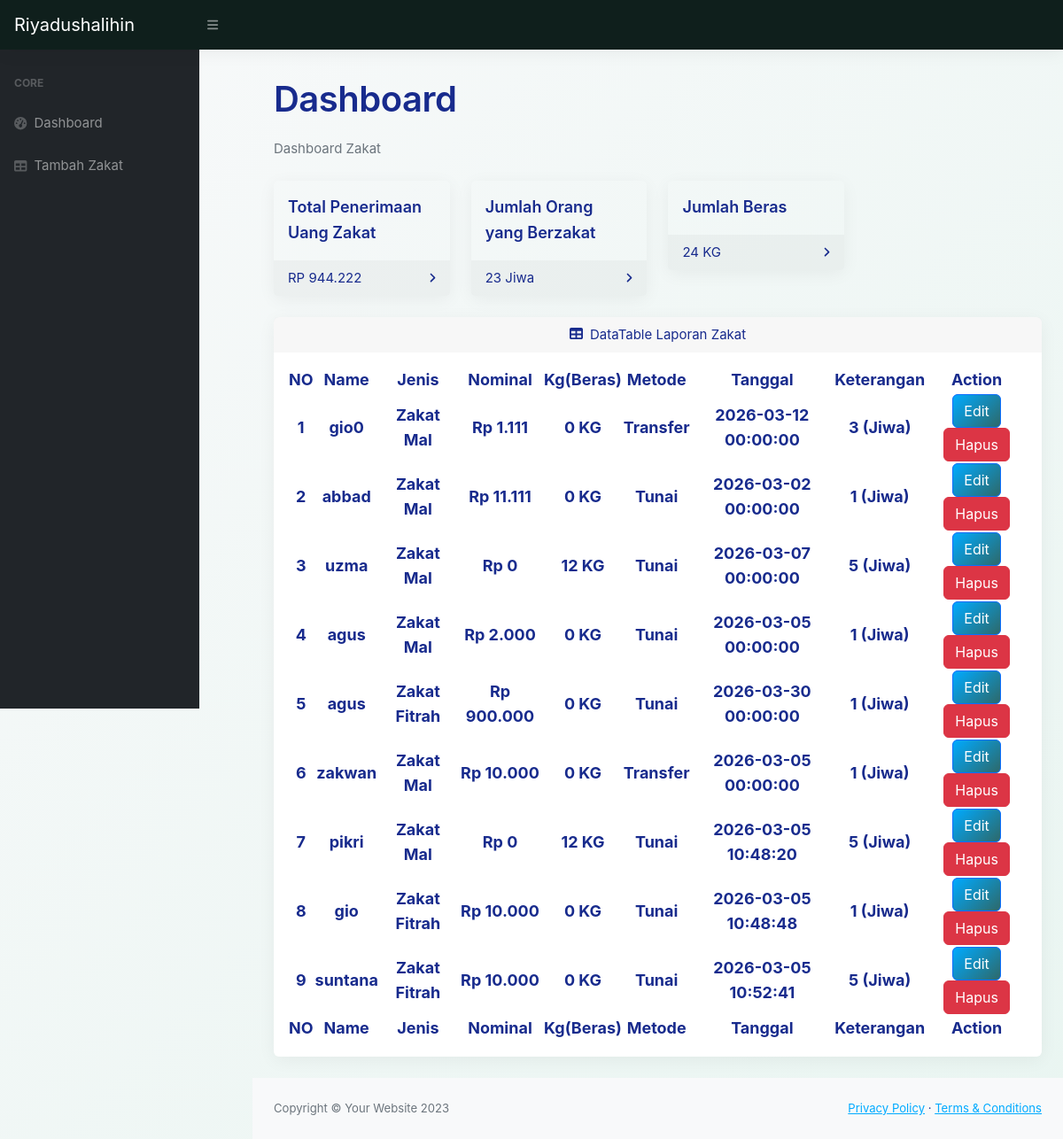
The app's page /admin.php with its own data.
### tables this page shows
CREATE TABLE `tbl_zakat` (
  `id_zakat` int NOT NULL,
  `nama_zakat` varchar(50) DEFAULT NULL,
  `jenis_zakat` enum('Zakat Mal','Zakat Fitrah') DEFAULT NULL,
  `jumlah_rupiah` int DEFAULT '0',
  `jumlah_beras` int DEFAULT '0',
  `metode` enum('Transfer','Tunai') NOT NULL,
  `tanggal` datetime DEFAULT CURRENT_TIMESTAMP,
  `keterengan` int DEFAULT NULL
);

### admin.php (the view, shortened to what this page needs)
<?php
include 'config.php';
include 'header.php';
                      ?>
                      <!DOCTYPE html>
                      <html lang="en">
                      <head>
                      </head>
                      <body>
            <div id="layoutSidenav_content">
                <main>
                    <div class="container-fluid px-4">
                        <h1 class="mt-4">Dashboard</h1>
                        <ol class="breadcrumb mb-4">
                            <li class="breadcrumb-item active">Dashboard Zakat</li>
                        </ol>
                        <div class="row">
                            <div class="col-xl-3 col-md-6">
                                <div class="card bg-warning text-white mb-4"> <?php
                        $query = mysqli_query($koneksi, "SELECT SUM(jumlah_rupiah) AS Total FROM tbl_zakat;");
                        $calon = mysqli_fetch_assoc($query);
                        ?>
                                    <div class="card-body">Total Penerimaan Uang Zakat</div>
                                    <div class="card-footer d-flex align-items-center justify-content-between">
                                      RP  <?php echo number_format($calon['Total'], 0, ',', '.'); ?>
                                        <div class="small text-white"><i class="fas fa-angle-right"></i></div>
                                    </div>
                                </div>
                            </div>
                                <div class="col-xl-3 col-md-6">
                                    <div class="card bg-success text-white mb-4">
                                             <?php
                                            $query = mysqli_query($koneksi, "SELECT SUM(keterengan) AS jumlah FROM tbl_zakat");
                                            $data = mysqli_fetch_assoc($query);
                                            ?>
                                        <div class="card-body">Jumlah Orang yang Berzakat</div>
                                        <div class="card-footer d-flex align-items-center justify-content-between">
                                           <?php echo $data['jumlah']; ?> Jiwa
                                            <div class="small text-white"><i class="fas fa-angle-right"></i></div>
                                        </div>
                                    </div>
                                </div>
                            <div class="col-xl-3 col-md-6">
                                <div class="card bg-danger text-white mb-4">
                                        <?php
                                                $query = mysqli_query($koneksi, "SELECT SUM(jumlah_beras) AS Total FROM tbl_zakat;");
                                                $calon = mysqli_fetch_assoc($query);
                                                ?>
                                    <div class="card-body">Jumlah Beras</div>
                                    <div class="card-footer d-flex align-items-center justify-content-between">
                                    <?php echo $calon['Total']; ?> KG
                                        <div class="small text-white"><i class="fas fa-angle-right"></i></div>
                                    </div>
                                </div>
                            </div>
                        </div>
                        <div class="card mb-4 text-center">
                            <div class="card-header">
                                <i class="fas fa-table me-1"></i>
                                DataTable Laporan Zakat
                            </div>
                            <div class="card-body">
                                <table id="datatablesSimple">
                                    <thead>
                                        <tr>
                                            <th>NO</th>
                                            <th>Name</th>
                                            <th>Jenis</th>
                                            <th>Nominal</th>
                                            <th>Kg(Beras)</th>
                                            <th>Metode</th>
                                            <th>Tanggal</th>
                                            <th>Keterangan</th>
                                            <th>Action</th>
                                        </tr>
                                    </thead>
                                    <tfoot>
                                        <tr>
                                            <th>NO</th>
                                           <th>Name</th>
                                            <th>Jenis</th>
                                            <th>Nominal</th>
                                            <th>Kg(Beras)</th>
                                            <th>Metode</th>
                                            <th>Tanggal</th>
                                            <th>Keterangan</th>
                                            <th>Action</th>
                                        </tr>
                                    </tfoot>
                                    <tbody>
                  <?php
                    $no =1;
                    $data = mysqli_query($koneksi, "SELECT * FROM tbl_zakat");
                     foreach($data as $row):
                  ?>
                                  <tr>
    <th class="text-center"><?= $no++; ?></th>
    <th class="text-center"><?php echo $row['nama_zakat']; ?></th>
    <th class="text-center"><?php echo $row['jenis_zakat']; ?></th>
    <th class="text-center"><?php echo 'Rp ' . number_format($row['jumlah_rupiah'], 0, ',', '.'); ?></th>
    <th class="text-center"><?php echo $row['jumlah_beras']; ?> KG</th>
    <th class="text-center"><?php echo $row['metode']; ?></th>
    <th class="text-center"><?php echo $row['tanggal']; ?></th>
    <th class="text-center"><?php echo $row['keterengan']; ?> (Jiwa)</th>
    <th class="align-middle text-center text-sm fade-row">
        <a href="edit_zakat.php?id=<?= $row['id_zakat']; ?>" class="btn btn-primary">Edit</a>
        <a href="hapus_zakat.php?id=<?php echo $row['id_zakat']; ?>" class="btn btn-danger">Hapus</a>
    </th>
</tr>
                  <?php endforeach; ?>
                                    </tbody>
                                </table>
                            </div>
                        </div>
                    </div>
                </main>
                <footer class="py-4 bg-light mt-auto">
                    <div class="container-fluid px-4">
                        <div class="d-flex align-items-center justify-content-between small">
                            <div class="text-muted">Copyright &copy; Your Website 2023</div>
                            <div>
                                <a href="#">Privacy Policy</a>
                                &middot;
                                <a href="#">Terms &amp; Conditions</a>
                            </div>
                        </div>
                    </div>
                </footer>
            </div>
        </div>
    </body>
</html>

### header.php (shortened to what this page needs)
 <!DOCTYPE html>
<html lang="en">
    <head>
        <link href="https://cdn.jsdelivr.net/npm/simple-datatables@7.1.2/dist/style.min.css" rel="stylesheet" />
        <link href="startbootstrap-sb-admin-gh-pages/css/styles.css" rel="stylesheet" />
    </head>
    <body class="sb-nav-fixed">
        <nav class="sb-topnav navbar navbar-expand navbar-dark bg-dark">
            <a class="navbar-brand ps-3" href="index.html">Riyadushalihin</a>
            <button class="btn btn-link btn-sm order-1 order-lg-0 me-4 me-lg-0" id="sidebarToggle" href="#!"><i class="fas fa-bars"></i></button>
        </nav>
        <div id="layoutSidenav">
            <div id="layoutSidenav_nav">
                <nav class="sb-sidenav accordion sb-sidenav-dark" id="sidenavAccordion">
                    <div class="sb-sidenav-menu">
                        <div class="nav">
                            <div class="sb-sidenav-menu-heading">Core</div>
                            <a class="nav-link" href="admin.php">
                                <div class="sb-nav-link-icon"><i class="fas fa-tachometer-alt"></i></div>
                                Dashboard
                            </a>
                            <a class="nav-link" href="tambah_zakat.php">
                                <div class="sb-nav-link-icon"><i class="fas fa-table"></i></div>
                                Tambah Zakat
                            </a>
                        </div>
                    </div>
                </nav>
            </div>

### admin.php (style rules this page uses)
.card-body { font-size: 18px; font-weight: 600; animation: zoomIn 0.5s ease-out; }

### records on screen
tbl_zakat: nama_zakat "gio0", jenis_zakat "Zakat Mal", jumlah_rupiah "1.111", jumlah_beras "0", metode "Transfer", tanggal "2026-03-12 00:00:00", keterengan "3"
tbl_zakat: nama_zakat "abbad", jenis_zakat "Zakat Mal", jumlah_rupiah "11.111", jumlah_beras "0", metode "Tunai", tanggal "2026-03-02 00:00:00", keterengan "1"
tbl_zakat: nama_zakat "uzma", jenis_zakat "Zakat Mal", jumlah_rupiah "0", jumlah_beras "12", metode "Tunai", tanggal "2026-03-07 00:00:00", keterengan "5"
tbl_zakat: nama_zakat "agus", jenis_zakat "Zakat Mal", jumlah_rupiah "2.000", jumlah_beras "0", metode "Tunai", tanggal "2026-03-05 00:00:00", keterengan "1"
tbl_zakat: nama_zakat "agus", jenis_zakat "Zakat Fitrah", jumlah_rupiah "900.000", jumlah_beras "0", metode "Tunai", tanggal "2026-03-30 00:00:00", keterengan "1"
tbl_zakat: nama_zakat "zakwan", jenis_zakat "Zakat Mal", jumlah_rupiah "10.000", jumlah_beras "0", metode "Transfer", tanggal "2026-03-05 00:00:00", keterengan "1"
tbl_zakat: nama_zakat "pikri", jenis_zakat "Zakat Mal", jumlah_rupiah "0", jumlah_beras "12", metode "Tunai", tanggal "2026-03-05 10:48:20", keterengan "5"
tbl_zakat: nama_zakat "gio", jenis_zakat "Zakat Fitrah", jumlah_rupiah "10.000", jumlah_beras "0", metode "Tunai", tanggal "2026-03-05 10:48:48", keterengan "1"
tbl_zakat: nama_zakat "suntana", jenis_zakat "Zakat Fitrah", jumlah_rupiah "10.000", jumlah_beras "0", metode "Tunai", tanggal "2026-03-05 10:52:41", keterengan "5"

### other values on screen
$calon['Total'] "944.222"
$data['jumlah'] "23"
$calon['Total'] "24"
